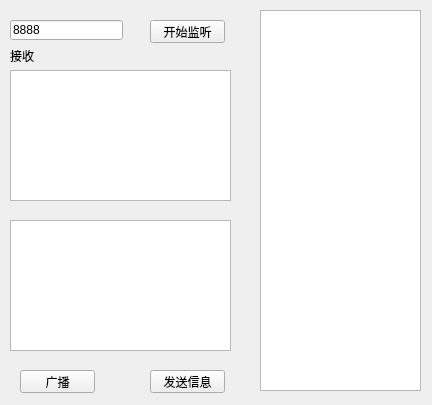
<?xml version="1.0" encoding="UTF-8"?>
<ui version="4.0">
 <class>Widget</class>
 <widget class="QWidget" name="Widget">
  <property name="geometry">
   <rect>
    <x>0</x>
    <y>0</y>
    <width>432</width>
    <height>405</height>
   </rect>
  </property>
  <property name="windowTitle">
   <string>服务端</string>
  </property>
  <widget class="QLineEdit" name="portle">
   <property name="geometry">
    <rect>
     <x>10</x>
     <y>20</y>
     <width>113</width>
     <height>20</height>
    </rect>
   </property>
   <property name="text">
    <string>8888</string>
   </property>
   <property name="placeholderText">
    <string>端口号</string>
   </property>
  </widget>
  <widget class="QLabel" name="label">
   <property name="geometry">
    <rect>
     <x>10</x>
     <y>50</y>
     <width>54</width>
     <height>12</height>
    </rect>
   </property>
   <property name="text">
    <string>接收</string>
   </property>
  </widget>
  <widget class="QTextEdit" name="rMessageText">
   <property name="geometry">
    <rect>
     <x>10</x>
     <y>70</y>
     <width>221</width>
     <height>131</height>
    </rect>
   </property>
  </widget>
  <widget class="QListWidget" name="logList">
   <property name="geometry">
    <rect>
     <x>260</x>
     <y>10</y>
     <width>161</width>
     <height>381</height>
    </rect>
   </property>
  </widget>
  <widget class="QTextEdit" name="sMessageText">
   <property name="geometry">
    <rect>
     <x>10</x>
     <y>220</y>
     <width>221</width>
     <height>131</height>
    </rect>
   </property>
  </widget>
  <widget class="QPushButton" name="boardBtn">
   <property name="geometry">
    <rect>
     <x>20</x>
     <y>370</y>
     <width>75</width>
     <height>23</height>
    </rect>
   </property>
   <property name="text">
    <string>广播</string>
   </property>
  </widget>
  <widget class="QPushButton" name="sendBtn">
   <property name="geometry">
    <rect>
     <x>150</x>
     <y>370</y>
     <width>75</width>
     <height>23</height>
    </rect>
   </property>
   <property name="text">
    <string>发送信息</string>
   </property>
  </widget>
  <widget class="QPushButton" name="openBtn">
   <property name="geometry">
    <rect>
     <x>150</x>
     <y>20</y>
     <width>75</width>
     <height>23</height>
    </rect>
   </property>
   <property name="text">
    <string>开始监听</string>
   </property>
  </widget>
 </widget>
 <layoutdefault spacing="6" margin="11"/>
 <resources/>
 <connections/>
</ui>
